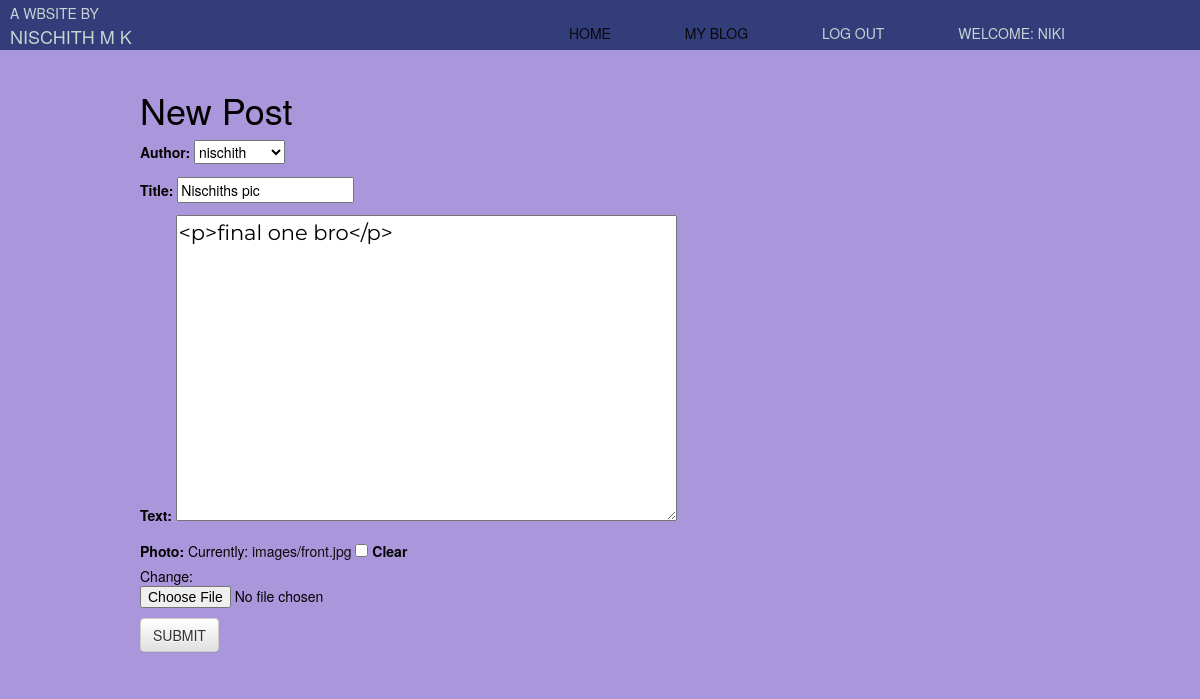
The app's page /post/19/edit/ (signed in) with its own data.
### blog/models.py (models this page shows, shortened)
class Post(models.Model):
    author = models.ForeignKey('auth.User',on_delete=models.CASCADE)
    title = models.CharField(max_length=200)
    text = models.TextField()
    create_date = models.DateTimeField(default=timezone.now())
    published_date = models.DateTimeField(blank=True,null=True)
    photo = models.ImageField(upload_to='images/',max_length=255,blank=True,null=True)
    likes = models.ManyToManyField(User,related_name='blog_posts')

### blog/views.py (the view)
# urls.py: url(r'^post/(?P<pk>\d+)/edit/$',views.PostUpdateView.as_view(),name='post_edit'),
class PostUpdateView(LoginRequiredMixin,UpdateView):
    login_url = '/login/'
    redirect_field_name = 'blog/post_detail.html'
    form_class = PostForm
    model = Post

### blog/forms.py
class PostForm(forms.ModelForm):
    class Meta():
        model = Post
        fields = ('author','title','text','photo')
        widgets = {
         'title':forms.TextInput(attrs={'class':'textinputclass'}),
          'text':forms.Textarea(attrs={'class':'editable medium-editor-textarea postcontent'})
        }

### blog/templates/blog/post_form.html (shortened to what this page needs)
{% extends "blog/base.html" %}
{% block content %}
<h1> New Post</h1>
<form class="post_form" method="POST" enctype="multipart/form-data">
        {{ form.as_p }}
    <button type="submit" class="save btn btn-default" name="button">SUBMIT</button>
</form>
{% endblock %}

### blog/templates/blog/base.html (shortened to what this page needs)
<!DOCTYPE html>
{% load static %}
<html lang="en">
<head>
        <link rel="stylesheet" href="https://maxcdn.bootstrapcdn.com/bootstrap/3.3.7/css/bootstrap.min.css">
        <link rel="stylesheet" href="https://maxcdn.bootstrapcdn.com/bootstrap/3.3.7/css/bootstrap-theme.min.css">
        <link rel="stylesheet" href="//cdn.jsdelivr.net/medium-editor/latest/css/medium-editor.min.css" type="text/css" media="screen" charset="utf-8">
        <link rel="stylesheet" href="{% static 'css/newblog.css' %}">
</head>
<body>
<body>
<div class="whole">
        <header>
                <div class="container">
      <nav>
        <ul>
                         <li id="des"><p>a wbsite by</p></li>
             <li id="name"><p>Nischith M k</p></li>
            <div class="dropdown">
                <li><a href="{% url 'post_list' %}">Home</a></li>
                                </div>
    {% if user.is_authenticated %}
            <div class="dropdown">
             <li><a href="{% url 'post_list' %}">My Blog</a></li>
                                </div>
        <li><a style="color: #c7d3d4;" href="{% url 'logout' %}">Log out</a></li>
        <li><a>Welcome: {{ user.username }}</a></li>
    {% else %}
    <li><a  href="{% url 'user_login' %}"><span class="glyphicon glyphicon-user"></span> login</a></li>
    {% endif%}
</ul>
       </nav>
    </div>
</header>
<div class="content container">
    <div class="row">
        <div class=" col-md-8">
            <div class="blog_posts">
                {% block content %}
                {% endblock %}
            </div>
        </div>
    </div>
</div>
</div>
</body>
</html>

### blog/static/css/newblog.css (style rules this page uses)
body { background: #b3b8c7; }
#name { position: absolute; top: 8px; left: 16px; }
.container { width: 80%; margin: 0 auto; }
header { background: #333d79ff; }
header::after { content: ""; display: table; clear: both; }
nav { float: right; }
nav ul { margin: 0; padding: 0; list-style: none; }
nav li { display: inline-block; margin-left: 70px; padding-top: 23px; position: relative; }
nav a { color: #c7d3d4ff; text-decoration: none; text-transform: uppercase; font-size: 14px; }
nav a::before { content: ""; display: block; height: 5px; background-color: #444; position: absolute; top: 0; width: 0%; transition: all ease-in-out 250ms; }
.dropdown { position: relative; display: inline-block; }
.postcontent { font-family: "Montserrat"; font-size: 1.5em; }
.content { padding: 20px; color: rgb(0, 0, 0); }
a:link { color: rgb(10, 10, 10); background-color: transparent; text-decoration: none; }
button { background-color: Transparent; background-repeat: no-repeat; border: none; cursor: pointer; overflow: hidden; outline: none; }

### blog/templates/blog/base.html (style rules this page uses)
body { background:#AA96DA; }
#name { position: absolute; top: 1px; left: -60px; font-size: 18px; color: #C7D3D4FF; text-transform: uppercase; }
#des { position: absolute; top: -20px; left: -60px; font-size: 14px; color: #C7D3D4FF; text-transform: uppercase; }

### records on screen
Post: author "nischith", title "Nischiths pic", text "<p>final one bro</p>"

### other values on screen
{{ user.username }} "NIKI"
